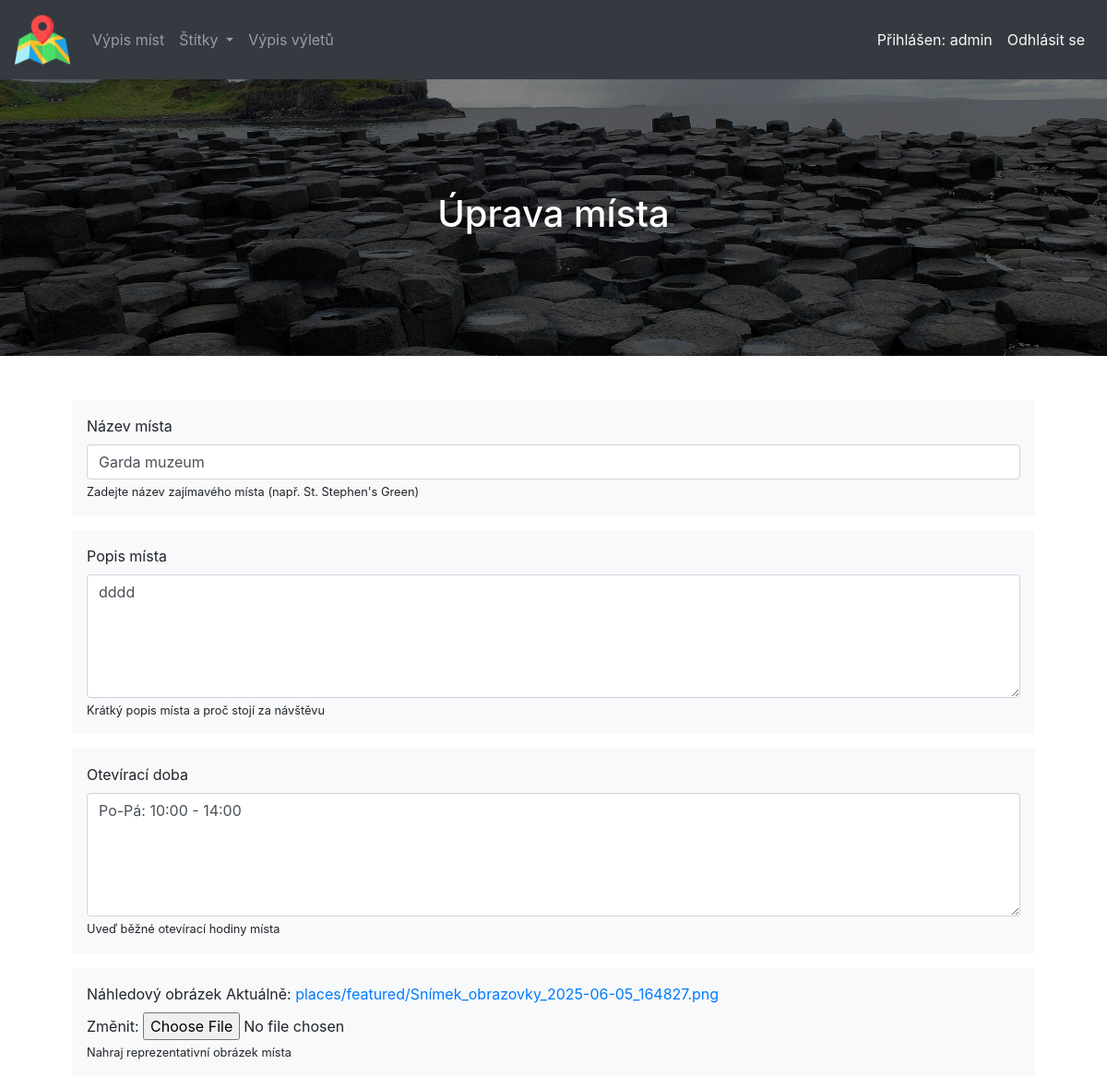
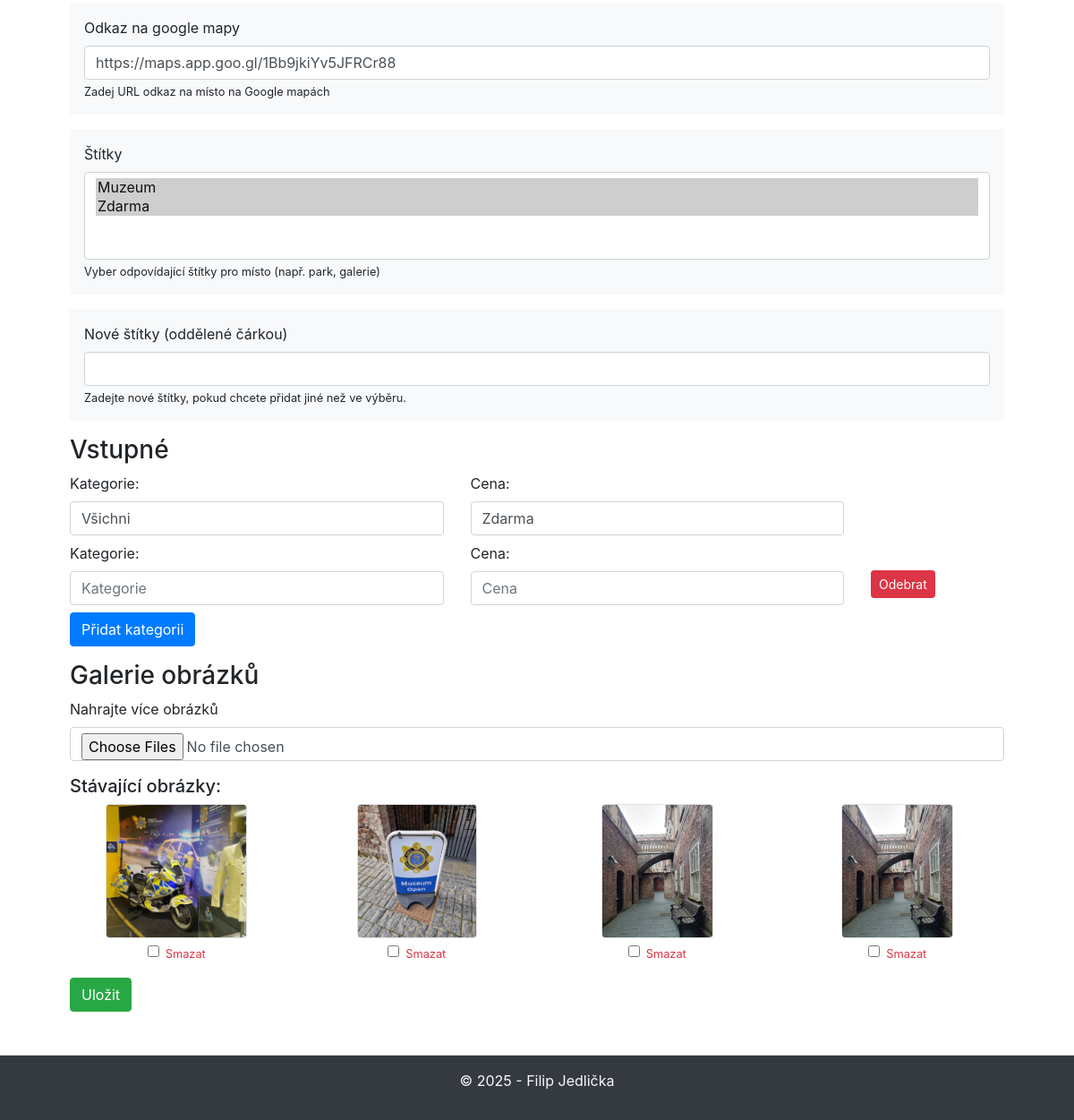
Screenshot of /place/edit/garda-muzeum/ (signed in) with the database file from the repository (2 pictures, top to bottom).
### library/models.py (models this page shows, shortened)
class Place(models.Model):
    name = models.CharField(
        max_length=200,
        verbose_name="Název místa",
        help_text="Zadejte název zajímavého místa (např. St. Stephen's Green)",
        unique=True
    )
    slug = models.SlugField(
        max_length=200,
        verbose_name="Slug",
        help_text="Jedná se o URL verzi názvu místa. Ponechte prázdné pro automatické vygenerování.",
        unique = True,
        blank = True,
    )
    description = models.TextField(
        verbose_name="Popis",
        help_text="Krátký popis místa a proč stojí za návštěvu",
        null=True,
        blank=True
    )
    featured_image = models.ImageField(
        upload_to='places/featured/',
        verbose_name="Hlavní obrázek",
        help_text="Nahraj reprezentativní obrázek místa"
    )
    google_maps_url = models.URLField(
        verbose_name="Odkaz na Google Mapy",
        help_text="Zadej URL odkaz na místo na Google mapách",
        max_length=500,
        blank=True,
        null=True,
    )
    tags = models.ManyToManyField(
        'Tag',
        verbose_name="Štítky",
        help_text="Vyber odpovídající štítky pro místo (např. park, galerie)",
        blank = True
    )
    opening_hours = models.TextField(
        verbose_name="Otevírací doba",
        help_text="Uveď běžné otevírací hodiny místa",
        blank=True,
        null=True
    )
    class Meta:
        ordering = ('name',)
        verbose_name = 'Místo'
        verbose_name_plural = 'Místa'

class PlaceImage(models.Model):
    place = models.ForeignKey(
        Place,
        on_delete=models.CASCADE,
        related_name='gallery',
    )
    image = models.ImageField(
        upload_to='places/gallery/',
    )
    class Meta:
        verbose_name = 'Obrázek místa'
        verbose_name_plural = 'Galerie míst'

### library/views.py (the view)
# urls.py: path('place/edit/<slug:slug>/', views.place_edit, name='place_edit'),
def place_edit(request, slug):
    place = get_object_or_404(Place, slug=slug)
    if request.method == 'POST':
        form = PlaceForm(request.POST, request.FILES, instance=place)
        formset = EntryFeeFormSet(request.POST, instance=place, prefix='entry_fees')
        files = request.FILES.getlist('gallery_images')
        images_to_delete = request.POST.getlist('delete_image_ids')  # ID obrázků ke smazání
        if form.is_valid() and formset.is_valid():
            place = form.save()
            new_tags = form.cleaned_data.get('new_tags')
            if new_tags:
                tag_names = [name.strip() for name in new_tags.split(',') if name.strip()]
                for name in tag_names:
                    tag, created = Tag.objects.get_or_create(name=name)
                    place.tags.add(tag)
            formset.save()
            for f in files:
                PlaceImage.objects.create(place=place, image=f)
            for img_id in images_to_delete:
                try:
                    img = PlaceImage.objects.get(id=img_id, place=place)
                    img.delete()
                except PlaceImage.DoesNotExist:
                    pass
            return redirect('place_detail', slug=place.slug)
    else:
        form = PlaceForm(instance=place)
        formset = EntryFeeFormSet(instance=place)
    existing_images = place.gallery.all()
    return render(request, 'place_form.html', {
        'form': form,
        'formset': formset,
        'existing_images': existing_images,
        'page_title': 'Úprava místa',
    })

### library/forms.py
class PlaceForm(forms.ModelForm):
    new_tags = forms.CharField(
        required=False,
        label="Nové štítky (oddělené čárkou)",
        widget=forms.TextInput(attrs={'class': 'form-control'}),
        help_text="Zadejte nové štítky, pokud chcete přidat jiné než ve výběru."
    )
    class Meta:
        model = Place
        fields = ['name', 'description', 'opening_hours', 'featured_image', 'google_maps_url', 'tags']
        labels = {
            'name': 'Název místa',
            'description': 'Popis místa',
            'opening_hours': 'Otevírací doba',
            'featured_image': 'Náhledový obrázek',
            'google_maps_url': 'Odkaz na google mapy',
            'tags': 'Štítky'
        }
        widgets = {
            'name': forms.TextInput(attrs={'class': 'form-control'}),
            'description': forms.Textarea(attrs={'rows': 5, 'class': 'form-control'}),
            'opening_hours': forms.Textarea(attrs={'rows': 5, 'class': 'form-control'}),
            'google_maps_url': forms.URLInput(attrs={'class': 'form-control'}),
            'tags': forms.SelectMultiple(attrs={'class': 'form-control'}),
        }

### core/context_processors.py (called while the page is built)
def all_tags(request):
    return {'all_tags': Tag.objects.all()}

### library/models.py (called while the page is built)
    def __str__(self):
        return self.name

### library/templates/place_form.html (shortened to what this page needs)
{% extends "base.html" %}
{% block content %}
<form method="post" enctype="multipart/form-data">
      {% for field in form %}
        <div class="mb-3 bg-light p-3">
          <label for="{{ field.id_for_label }}" class="form-label">{{ field.label }}</label>
          {{ field }}
          {% if field.help_text %}
            <div class="form-text small">{{ field.help_text }}</div>
          {% endif %}
        </div>
      {% endfor %}
  <h3 class="mt-3">Vstupné</h3>
  <div id="formset-container">
    {% for fee_form in formset %}
  <div class="row align-items-center mb-2">
    <div class="col-md-5">
      {{ fee_form.category.label_tag }}
      {{ fee_form.category }}
    </div>
    <div class="col-md-5">
      {{ fee_form.price.label_tag }}
      {{ fee_form.price }}
    </div>
    <div class="col-md-2">
      {% if not forloop.first %}
        <button type="button" class="btn btn-danger btn-sm remove-entry-fee mt-4">Odebrat</button>
      {% endif %}
    </div>
  </div>
{% endfor %}
  </div>
  <button type="button" class="btn btn-primary mb-3" id="add-entry-fee">Přidat kategorii</button>
    <h3>Galerie obrázků</h3>
<div class="mb-3">
  <label for="id_gallery_images" class="form-label">Nahrajte více obrázků</label>
  <input class="form-control" type="file" id="id_gallery_images" name="gallery_images" multiple>
</div>
{% if existing_images %}
  <h5>Stávající obrázky:</h5>
  <div class="row g-2 mb-3">
    {% for image in existing_images %}
      <div class="col-md-3 text-center">
        <img src="{{ image.image.url }}" alt="Obrázek" class="img-fluid rounded border" style="max-height: 150px;">
        <div class="form-check mt-1">
          <input class="form-check-input" type="checkbox" name="delete_image_ids" value="{{ image.id }}" id="delete_image_{{ image.id }}">
          <label class="form-check-label small text-danger" for="delete_image_{{ image.id }}">
            Smazat
          </label>
        </div>
      </div>
    {% endfor %}
  </div>
{% endif %}
  <button type="submit" class="btn btn-success">Uložit</button>
</form>
{% endblock %}

### library/templates/blocks/header.html (shortened to what this page needs)
{% load static %}
<nav class="navbar navbar-expand-sm navbar-dark bg-dark">
  <a class="navbar-brand text-light" href="{% url 'index' %}">
    <img class="logo" src="{% static 'img/logo.png' %}" alt="Školní knihovna">
  </a>
  <div class="collapse navbar-collapse" id="collapsibleNavId">
    <ul class="navbar-nav mr-auto mt-2 mt-lg-0">
      <li class="nav-item">
        <a class="nav-link" href="{% url 'places' %}">Výpis míst<span class="sr-only">(current)</span></a>
      </li>
      <li class="nav-item dropdown">
        <a class="nav-link dropdown-toggle" href="#" id="navbarDropdownMenuLink" data-toggle="dropdown" aria-haspopup="true" aria-expanded="false">
          Štítky
        </a>
      </li>
    {% if user.is_authenticated %}
      <li class="nav-item">
          <a class="nav-link" href="{% url 'trips' %}">Výpis výletů<span class="sr-only">(current)</span></a>
      </li>
    {% endif %}
    </ul>
    <ul class="navbar-nav ml-auto">
      {% if user.is_authenticated %}
        <li class="nav-item">
          <span class="nav-link text-light">Přihlášen: {{ user.username }}</span>
        </li>
        <li class="nav-item">
          <form method="post" action="{% url 'logout' %}" class="nav-link">
              <button type="submit" class="nav-link btn btn-link text-light p-0 m-0" style="border: none;">Odhlásit se</button>
            </form>
        </li>
      {% else %}
        <li class="nav-item">
            <a class="nav-link" href="{% url 'login' %}">Přihlásit se</a>
        </li>
      {% endif %}
    </ul>
  </div>
</nav>
{% if hero_image %}
<header class="p-5 text-center bg-light hero" style="background-image: url('{{ hero_image.url }}')">
{% else %}
    <header class="p-5 text-center bg-light hero" style="background-image: url('{% static 'img/header.jpg' %}')">
{% endif %}
    <h1>{{ page_title }}</h1>
</header>

### library/static/css/styles.css (style rules this page uses)
.logo { height: 60px; }
body { min-height: 100vh; display: flex; flex-direction: column; }
.hero { position: relative; background-size: cover; background-position: center; color: white; display: flex; align-items: center; justify-content: center; min-height: 300px; overflow: hidden; }
.hero::before { content: ''; position: absolute; top: 0; left: 0; width: 100%; height: 100%; background: rgba(0, 0, 0, 0.5); z-index: 1; }
.hero h1 { position: relative; z-index: 2; }

### rows the page displays
Place: form "Garda muzeum" "dddd" "Po-Pá: 10:00 - 14:00" "https://maps.app.goo.gl/1Bb9jkiYv5JFRCr88"
PlaceImage: image (picture)
PlaceImage: image (picture)
PlaceImage: image (picture)
PlaceImage: image (picture)

### other values shown
{{ user.username }} "admin"
{{ page_title }} "Úprava místa"
{{ field.label }} "Název místa" "Popis místa" "Otevírací doba" "Náhledový obrázek" "Odkaz na google mapy" "Štítky" "Nové štítky (oddělené čárkou)"
{{ field.help_text }} "Zadejte název zajímavého místa (např. St. Stephen's Green)" "Krátký popis místa a proč stojí za návštěvu" "Uveď běžné otevírací hodiny místa" "Nahraj reprezentativní obrázek místa" "Zadej URL odkaz na místo na Google mapách" "Vyber odpovídající štítky pro místo (např. park, galerie)" "Zadejte nové štítky, pokud chcete přidat jiné než ve výběru."
{{ fee_form.category.label_tag }} "Kategorie:" "Kategorie:"
{{ fee_form.price.label_tag }} "Cena:" "Cena:"
